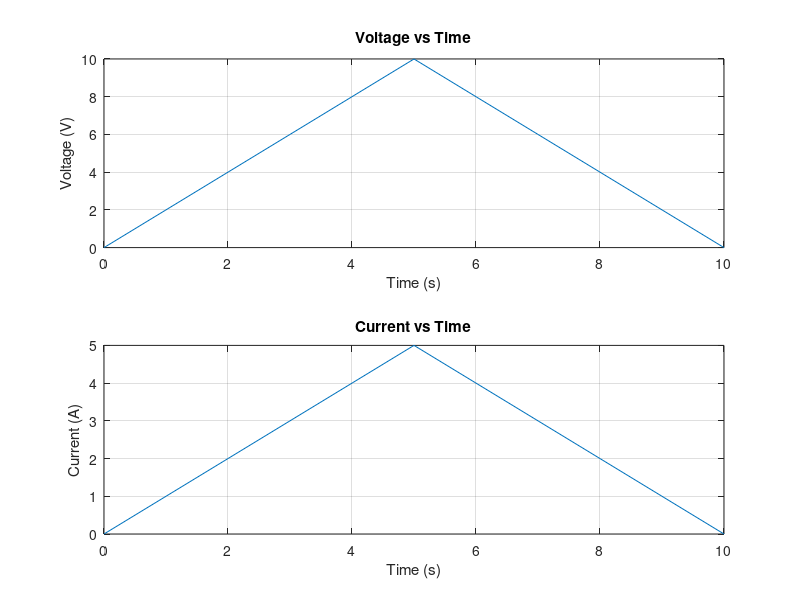

MATLAB code to generate this figure:
%% MATLAB Problem 15
% Topic: Subplot

time = 0:1:10;

voltage = [0 2 4 6 8 10 8 6 4 2 0];

current = [0 1 2 3 4 5 4 3 2 1 0];

% TASK:
%
% Create TWO separate graphs in the same figure.
%
% Graph 1:
%   Plot voltage vs time.
%   Title: "Voltage vs Time"
%   X-axis: "Time (s)"
%   Y-axis: "Voltage (V)"
%
% Graph 2:
%   Plot current vs time.
%   Title: "Current vs Time"
%   X-axis: "Time (s)"
%   Y-axis: "Current (A)"
%
% Use:
% subplot()
% plot()
% title()
% xlabel()
% ylabel()
% grid on


subplot(2,1,1)
plot(time,voltage)
title('Voltage vs Time')
xlabel('Time (s)')
ylabel('Voltage (V)')
grid on 

subplot(2,1,2)
plot(time,current)
title('Current vs Time')
xlabel('Time (s)')
ylabel('Current (A)')
grid on
